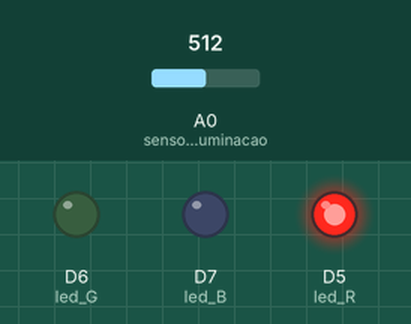
This sketch was run on a simulated ESP8266 (NodeMCU). On the bench: output pins drawn as LEDs (lit = HIGH). Inputs (shaded band) come from the test bench; at power-on: A0 (sensor_iluminacao) = 512. WiFi joins after 1.5 s; servers stay silent unless stated; pins used as bus, display or sensor lines are not drawn; what the sketch prints to the serial monitor is not drawn.

Above: at 4.7 s.
4.8 s: A0 (sensor_iluminacao) set to 106
7.2 s: A0 (sensor_iluminacao) set to 89
At 8.1 s:
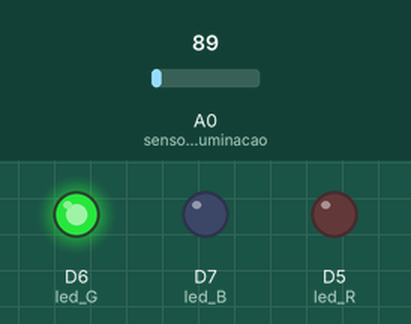
9.4 s: A0 (sensor_iluminacao) set to 110
At 11.6 s:
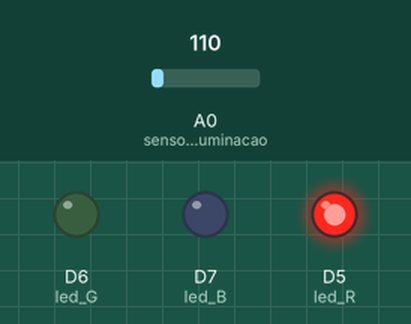
12.0 s: A0 (sensor_iluminacao) set to 90
At 13.2 s:
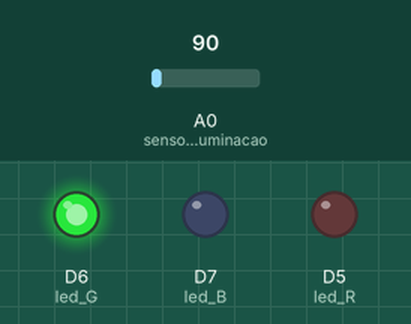
Timing chart, 0 to 15.0 s (numbered marks = the images above; inputs shaded):
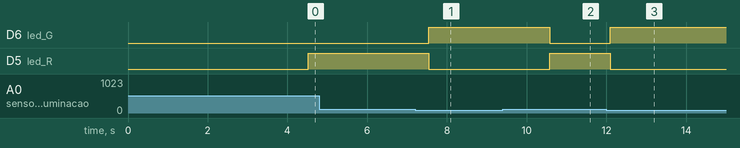

The sketch:

firebase.ino
```cpp
#include <ArduinoJson.h>
#include <ESP8266WiFi.h>
#include <FirebaseESP8266.h>


// Set these to run example.
#define FIREBASE_HOST "https://sys-monitoramento-default-rtdb.firebaseio.com/"
#define FIREBASE_AUTH "CYP4j13NzmVRDjPV1rb5rkTyjrHB6M7zi1qvf3ct"
#define WIFI_SSID "Vitor"
#define WIFI_PASSWORD "vitor000"

const int led_R = D5;
const int led_G = D6;
const int led_B = D7;

#define TRIG D3
#define ECHO D4
#define sensor_iluminacao A0
#define PUBLISH_INTERVAL 2000

FirebaseData monitoramento;

unsigned long duracao;
float medicao_sensor, altura_atual;
float altura_max = 100;
float pi = 3.14;
float raio = 1.50;
float resultado = 0;
int valorLuz = 0;
String state_lampada;
bool publishNewState = true;

void publish(){
  publishNewState = true;
}

void setupPins(){

  pinMode(TRIG,OUTPUT);
  pinMode(ECHO,INPUT);

  pinMode(LED_BUILTIN, OUTPUT);

  pinMode(led_R, OUTPUT);
  digitalWrite(led_R, 0);

  pinMode(led_G, OUTPUT);
  digitalWrite(led_G, 0);

  pinMode(led_B, OUTPUT);
  digitalWrite(led_B, 0);

}

void setupWifi(){
  WiFi.begin(WIFI_SSID, WIFI_PASSWORD);
  Serial.print("connecting");
  while (WiFi.status() != WL_CONNECTED) {
    Serial.print(".");
    delay(500);
  }
  Serial.println();
  Serial.print("connected: ");
  Serial.println(WiFi.localIP());
}

void setupFirebase(){
  Firebase.begin(FIREBASE_HOST, FIREBASE_AUTH);
}

void setup() {
  Serial.begin(115200);

  setupPins();
  setupWifi();

  setupFirebase();

  delay(2000);
}

void loop() {

  // Apenas publique quando passar o tempo determinado
  if(publishNewState){
    digitalWrite(TRIG, LOW);
    delay(5);
    digitalWrite(TRIG, HIGH);
    delay(10);
    digitalWrite(TRIG, LOW);
    duracao = pulseIn(ECHO, HIGH);
    digitalWrite(LED_BUILTIN, LOW);

    medicao_sensor = (duracao*0.034)/2;
    altura_atual = altura_max - medicao_sensor;

    resultado = (pi * raio * raio * altura_atual) / 100;

    if (resultado <= 9) {

      Serial.println("Volume " + String(resultado) + "m³ de preenchimento do silo");

    if(resultado <= 5) {

      digitalWrite(LED_BUILTIN, HIGH);
      delay(200);
      digitalWrite(LED_BUILTIN, LOW);
      delay(200);

      Serial.println("ATENÇÃO!! Nível crítico");

    } else {

      digitalWrite(LED_BUILTIN, LOW);
    }

  } else {

    Serial.println("Volume não pode ser lido");

  }


    Serial.println("");
    Serial.println("");

    valorLuz = analogRead(sensor_iluminacao);

    if(valorLuz>100){

      digitalWrite(led_G, LOW);
      digitalWrite(led_R,HIGH);
      Serial.println("Lampada apagada");

    } else {

      digitalWrite(led_R, LOW);
      digitalWrite(led_G,HIGH);
      Serial.println("Lampada acesa");

    }

    if(!isnan(resultado) && !isnan(valorLuz)){
      // Manda para o firebase
      Firebase.setFloat(monitoramento, "placa-1/distancia", resultado);
      Firebase.setFloat(monitoramento, "placa-1/luminosidade", valorLuz);
    }else{
      Serial.println("Error Publishing");
    }
  }

  delay(200);
}
```

Measured:
- the behaviour switches between 101 and 100 on A0 (sensor_iluminacao) (found by bisection; images 0 and 1)
- after the input at 4.8 s, every drawn part: stays the same
- after the input at 7.2 s, D6 (led_G): LOW → HIGH after 0.35 s; D5 (led_R): HIGH → LOW after 0.35 s
- after the input at 9.4 s, D6 (led_G): HIGH → LOW after 1.2 s; D5 (led_R): LOW → HIGH after 1.2 s
- after the input at 12.0 s, D6 (led_G): LOW → HIGH after 0.10 s; D5 (led_R): HIGH → LOW after 0.10 s
